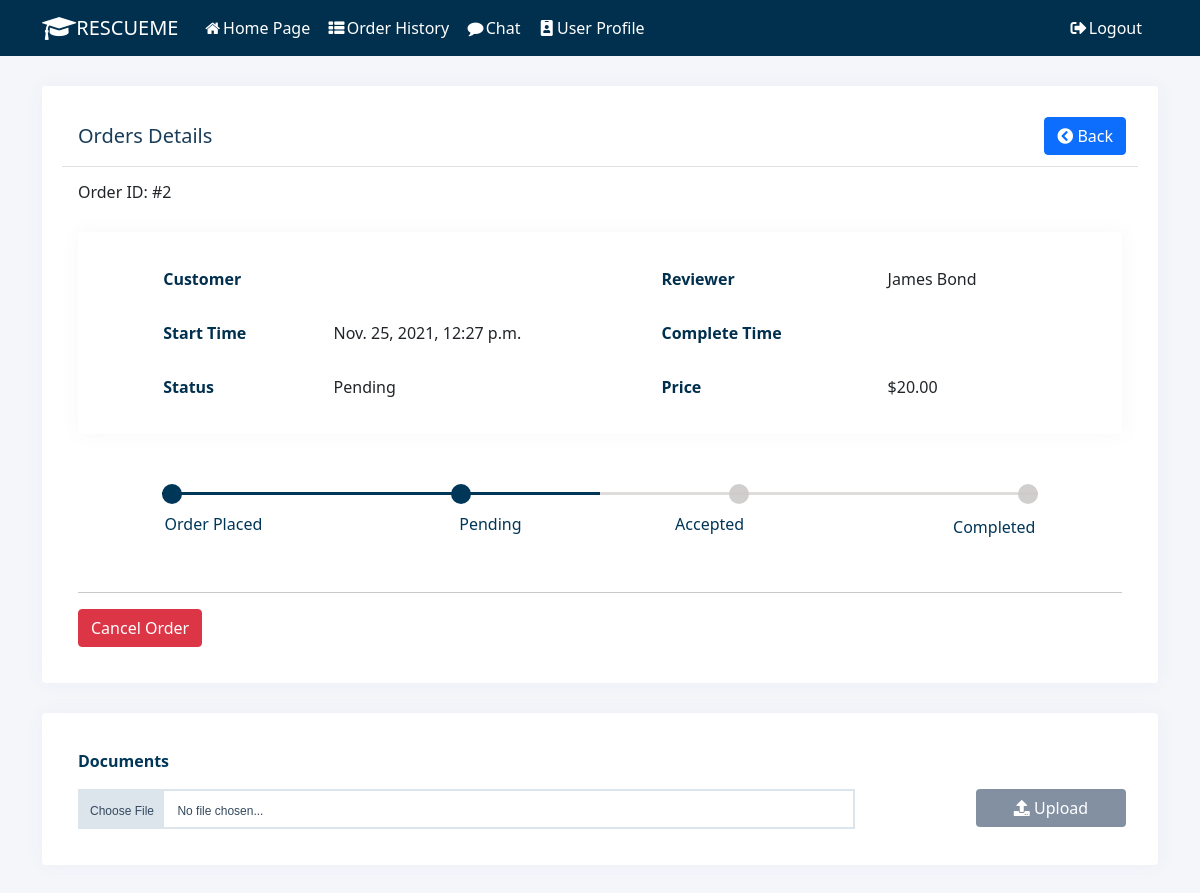
The page /order_detail/?order_id=2 on the database its author committed.
### resume_review/models.py (models this page shows)
class Order(models.Model):
    PENDING = 'Pending'
    ACCEPT = 'Accepted'
    REJECT = 'Cancelled'
    COMPLETE = 'Completed'
    Order_State = [
        (PENDING, 'Pending'),
        (ACCEPT, 'Accepted'),
        (REJECT, 'Cancelled'),
        (COMPLETE, 'Completed'),
    ]
    account = models.ForeignKey(Account, on_delete=models.PROTECT)
    reviewer = models.ForeignKey(Reviewer, on_delete=models.PROTECT)
    create_at = models.DateTimeField(null=False, default=timezone.now)
    finished_at = models.DateTimeField(null=True, default=None)
    state = models.CharField(
        max_length=100, choices=Order_State, default=PENDING)
    resume = models.FileField(upload_to='resumes', null=True)

class Reviewer(models.Model):
    account = models.ForeignKey(Account, on_delete=models.CASCADE)
    price = models.DecimalField(max_digits=6, decimal_places=2, default=0)
    specialized_field = models.CharField(max_length=255)
    self_intro = models.TextField()
    DELIVERY_TIME_CHOICES = [
        ('delivery_1', 'One week'),
        ('delivery_2', 'Two weeks'),
        ('delivery_3', 'Three weeks'),
        ('delivery_4', 'Four weeks or more'),
    ]
    rate = models.FloatField(default=0)
    delivery_time = models.CharField(
        max_length=255, choices=DELIVERY_TIME_CHOICES, default='delivery_1')

class Account(models.Model):
    FRESHMEN = 'Freshmen'
    SOPHOMORE = 'Sophomore'
    JUNIOR = 'Junior'
    SENIOR = 'Senior'
    GRADUATE = 'Graduate'
    ACADEMIC_STANDING = [
        (FRESHMEN, 'Freshmen'),
        (SOPHOMORE, 'Sophomore'),
        (JUNIOR, 'Junior'),
        (SENIOR, 'Senior'),
        (GRADUATE, 'Graduate'),
    ]
    MAJOR = source_api.get_major_list()
    user = models.ForeignKey(User, on_delete=models.CASCADE)
    first_name = models.CharField(max_length=255)
    last_name = models.CharField(max_length=255)
    major = models.CharField(max_length=255, choices=MAJOR)
    academic = models.CharField(
        max_length=255, choices=ACADEMIC_STANDING)
    phone = models.CharField(max_length=12)
    create_at = models.DateField(auto_now=True)
    avatar = models.ImageField(
        upload_to='profile_pic', null=True, default='user.png')

### resume_review/views.py (the view, shortened to what this page needs)
# urls.py: path('order_detail/', views.OrderDetailView.as_view(), name='order_detail'),
class OrderDetailView(FormView):
    template_name = "order_detail.html"
    form_class = OrderDetailForm
    def get_context_data(self, **kwargs):
        context = super().get_context_data(**kwargs)
        order_id = self.request.GET.get('order_id')
        if not order_id:
            return context
        order = user_api.get_order(order_id)
        context['order'] = order
        account = user_api.get_account_by_user(self.request.user)
        context['current_account'] = account
        return context
    def get(self, request, *args, **kwargs):
        context = self.get_context_data(**kwargs)
        return self.render_to_response(context)

### resume_review/user_api.py (called while the page is built)
def get_account_by_user(user):
    try:
        accounts = Account.objects.filter(user=user)
        if len(accounts) == 0:
            logger.error('cannot find account for user %s' % user)
            return None
        return accounts[0]
    except:
        logger.error('get_account_by_user failed')
    return None

def get_order(order_id):
    try:
        orders = Order.objects.filter(id=order_id)
        if len(orders) == 0:
            logger.error('cannot find order for %s' % order_id)
            return None
        return orders[0]
    except:
        logger.error('get_order failed')
    return None

### resume_review/templates/order_detail.html (shortened to what this page needs)
{% extends "base.html" %}
{% load static %}
{% block content %}
<link rel="stylesheet" href="{% static 'css/order_detail.css' %}" />
<link rel="stylesheet" href="{% static 'css/rating.css' %}" />
<link rel="stylesheet" href="{% static 'css/track_order.css' %}" />
<form class="order-detail-form" id="order-detail-form" method="post" action="" enctype="multipart/form-data" novalidate>
    <div class="container">
        <article class="card">
            <header class="card-header">
                <div class='row'>
                    <div class="col-sm-8" >
                        <div class="order-title"> <h5>Orders Details</h5></div>
                    </div>
                    <div class="col-sm-2" >
                        <a href="{% url 'order' %}" class="btn btn-primary order-btn" data-abc="true"> <i class="fas fa-chevron-circle-left"></i> Back</a>
                    </div>
                </div>
            </header>
            <div class="card-body">
                <h6>Order ID: #{{order.id}}</h6>
                <article class="card">
                    <div class="order-col-element" >
                        <table>
                            <tr>
                                <td class="table-header">Customer</td>
                                <td class="table-content" id='customer-name'>{{ order.account.first_name }} {{ order.account.last_name }}</td>
                                <td class="table-header">Reviewer</td>
                                <td id="reviewer-name" class="table-content">{{ order.reviewer.account.first_name }} {{ order.reviewer.account.last_name }}</td>
                            </tr>
                            <tr>
                                <td class="table-header">Start Time</td>
                                <td class="table-content">{{order.create_at}}</td>
                                <td class="table-header">Complete Time</td>
                                <td class="table-content">
                                </td>
                            </tr>
                            <tr>
                                <td class="table-header">Status</td>
                                <td class="table-content">{{order.state}}</td>
                                <td class="table-header">Price</td>
                                <td class="table-content">${{ order.reviewer.price }}</td>
                            </tr>
                        </table>
                    </div>
                </article>
                <div class="progress-track" style="margin-top:50px;margin-bottom:50px">
                    <ul id="progressbar">
                        <li class="step0 active" id="step1"><span id="progress-one">Order Placed</span></li>
                        <li class="step0 active text-center" id="step2"><span style="text-align: center;" id="progress-two">Pending</span></li>
                        <li class="step0 text-center" id="step3"><span id="progress-three">Accepted</span></li>
                        <li class="step0 text-right" id="step4"><span id="progress-four">Completed</span></li>
                    </ul>
                </div>
                <hr>
                <button type="submit" class="btn btn-danger" id="cancel">Cancel Order</button>
            </div>
        </article>
        <div class="card">
            <div class="card-body">
            <div class="sub-title">Documents</div>
            <div class="row mt-3">
                <div class="file-upload col-9">
                    <div class="file-select">
                        <div class="file-select-button" id="fileName">Choose File</div>
                        <div class="file-select-name" id="noFile">No file chosen...</div>
                    </div>
                </div>
                <div class="col-3">
                    <div style="display: flex; justify-content: flex-end">
                        <button type="submit" class="btn btn-default order-btn" id="upload"><i class="fas fa-upload"></i> Upload</button>
                    </div>
                </div>
            </div>
        </div>
    </div>
    </div>
</form>
{% endblock %}

### static/css/order_detail.css (style rules this page uses)
.card-header { background-color: #ffffff; }
.order-title { color:#1b3d59; margin: 10px auto; vertical-align: middle; }
.col-sm-2 { padding:3px; }
.order-btn { float:right; position: absolute; right: 32px; }
form { align-items: center; }
td { padding: 15px; }
table { width: 90%; margin: auto; background-color: #fff; }
span { margin: 3px; }
.sub-title { color: #003658; font-weight: bold; }
.file-upload { display:block;text-align:center;font-family: Helvetica, Arial, sans-serif;font-size: 12px; }
.file-upload .file-select { display:block;border: 2px solid #dce4ec;color: #34495e;cursor:pointer;height:40px;line-height:40px;text-align:left;background:#FFFFFF;overflow:hidden;position:relative; }
.file-upload .file-select .file-select-button { background:#dce4ec;padding:0 10px;display:inline-block;height:40px;line-height:40px; }
.file-upload .file-select .file-select-name { line-height:40px;display:inline-block;padding:0 10px; }
body { background:#f5f6fa; }
.card { border: none; -webkit-box-shadow: 1px 0 20px rgba(96,93,175,.05); box-shadow: 1px 0 20px rgba(96,93,175,.05); margin-bottom: 30px; margin-top:30px; padding:20px; }
.table-header { color:#00304e; font-weight: bold; }
.btn-default { background-color:#8290a2; color:#ffffff; width: 150px; }

### static/css/track_order.css (style rules this page uses)
#progressbar { margin-bottom: 3vh; overflow: hidden; color: white; padding-left: 0px; margin-top: 3vh }
#progressbar li { list-style-type: none; font-size: 0.8rem; width: 25%; float: left; position: relative; font-weight: 400; color: #003658; }
#progressbar #step1:before { content: ""; color: white; width: 20px; height: 20px; margin-left: 0px !important }
#progressbar #step2:before { content: ""; color: #fff; width: 20px; height: 20px; margin-left: 32% }
#progressbar #step3:before { content: ""; color: #fff; width: 20px; height: 20px; margin-right: 32% }
#progressbar #step4:before { content: ""; color: rgba(206, 202, 202, 0.651); width: 20px; height: 20px; margin-right: 0px !important }
#progressbar li:before { line-height: 29px; display: block; font-size: 12px; background: rgba(184, 179, 179, 0.651); border-radius: 50%; margin: auto; z-index: -1; margin-bottom: 1vh }
#progressbar li:after { content: ''; height: 3px; background: rgba(206, 202, 202, 0.651); position: absolute; left: 0%; right: 0%; margin-bottom: 2vh; top: 8px; z-index: 1 }
.progress-track { padding: 0 8% }
#progressbar li:nth-child(2):after { margin-right: auto }
#progressbar li:nth-child(1):after { margin: auto }
#progressbar li:nth-child(3):after { float: left; width: 68% }
#progressbar li:nth-child(4):after { margin-left: auto; width: 132% }
#progressbar li.active:before, #progressbar li.active:after { background: #003658; }
#progress-one { font-size: 1.0rem; }
#progress-two { font-size: 1.0rem; padding: 0px 30px; }
#progress-three { font-size: 1.0rem; padding: 0px 30px; }
#progress-four { font-size: 1.0rem; float:right; }

### rows shown on the page
Order: id "2", reviewer.account.first_name "James", reviewer.account.last_name "Bond", create_at "Nov. 25, 2021, 12:27 p.m.", state "Pending", reviewer.price "20.00"
